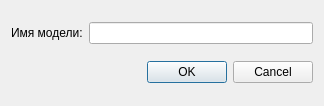
<?xml version="1.0" encoding="UTF-8"?>
<ui version="4.0">
 <class>CreateModelDialog</class>
 <widget class="QDialog" name="CreateModelDialog">
  <property name="geometry">
   <rect>
    <x>0</x>
    <y>0</y>
    <width>324</width>
    <height>106</height>
   </rect>
  </property>
  <property name="minimumSize">
   <size>
    <width>324</width>
    <height>106</height>
   </size>
  </property>
  <property name="maximumSize">
   <size>
    <width>324</width>
    <height>106</height>
   </size>
  </property>
  <property name="windowTitle">
   <string>Создание модели</string>
  </property>
  <layout class="QGridLayout" name="gridLayout">
   <item row="0" column="0">
    <widget class="QLabel" name="label">
     <property name="text">
      <string>Имя модели:</string>
     </property>
    </widget>
   </item>
   <item row="0" column="1">
    <widget class="QLineEdit" name="name"/>
   </item>
   <item row="1" column="1">
    <widget class="QDialogButtonBox" name="buttonBox">
     <property name="orientation">
      <enum>Qt::Horizontal</enum>
     </property>
     <property name="standardButtons">
      <set>QDialogButtonBox::Cancel|QDialogButtonBox::Ok</set>
     </property>
    </widget>
   </item>
  </layout>
 </widget>
 <resources/>
 <connections>
  <connection>
   <sender>buttonBox</sender>
   <signal>accepted()</signal>
   <receiver>CreateModelDialog</receiver>
   <slot>accept()</slot>
   <hints>
    <hint type="sourcelabel">
     <x>248</x>
     <y>254</y>
    </hint>
    <hint type="destinationlabel">
     <x>157</x>
     <y>274</y>
    </hint>
   </hints>
  </connection>
  <connection>
   <sender>buttonBox</sender>
   <signal>rejected()</signal>
   <receiver>CreateModelDialog</receiver>
   <slot>reject()</slot>
   <hints>
    <hint type="sourcelabel">
     <x>316</x>
     <y>260</y>
    </hint>
    <hint type="destinationlabel">
     <x>286</x>
     <y>274</y>
    </hint>
   </hints>
  </connection>
 </connections>
</ui>
